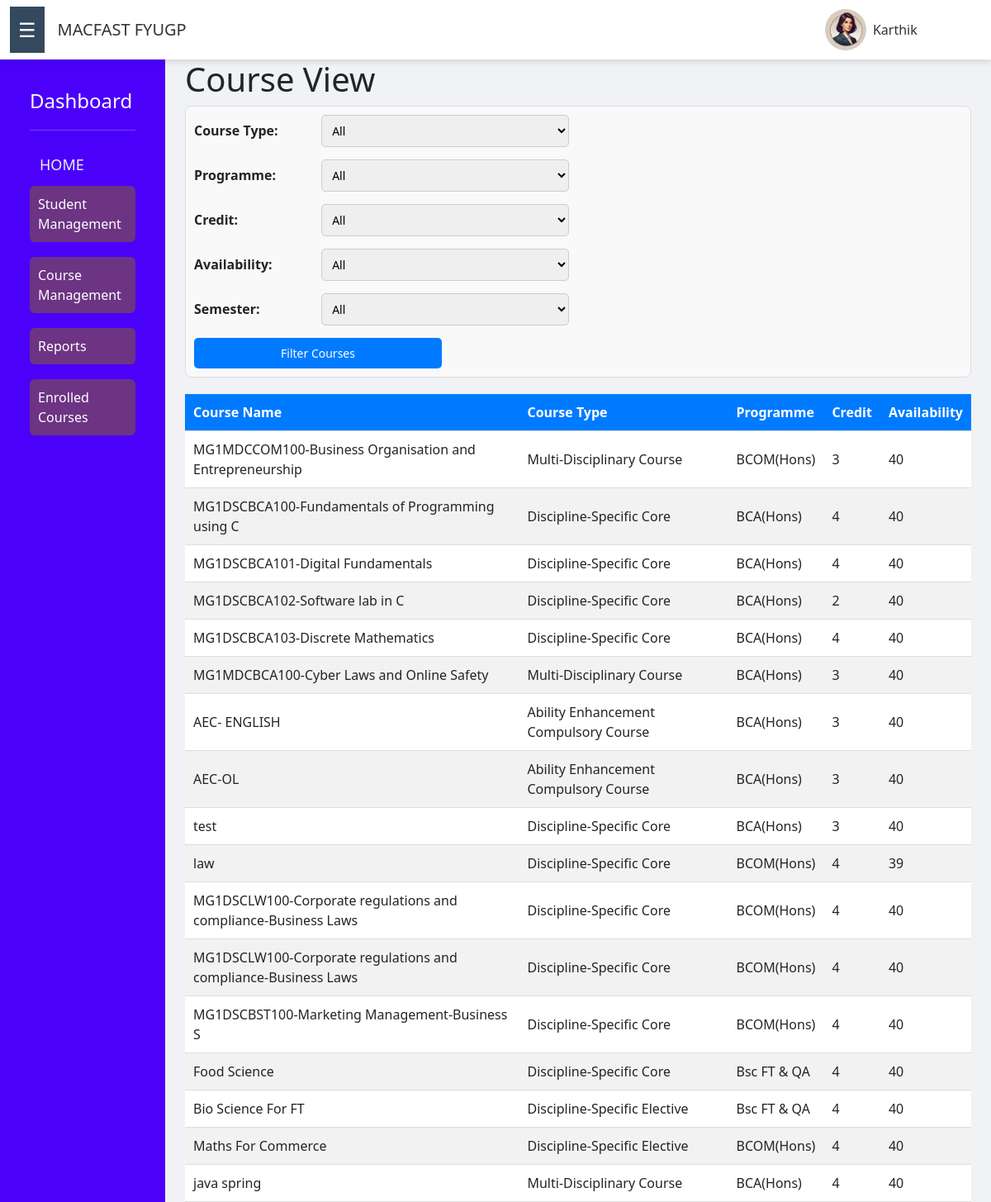
Page /view-courses/ (signed in) on the committed database.
### core/models.py (models this page shows, shortened)
class CustomUser(AbstractUser):
    USER_TYPE_CHOICES = (
        ('student', 'Student'),
    )
    user_type = models.CharField(max_length=10, choices=USER_TYPE_CHOICES,default='student')
    objects = CustomUserManager()  # Attach CustomUserManager to the model

class Course(models.Model):
    TYPE_CHOICES = [
        ('DSC', 'Discipline-Specific Core'),
        ('DSE', 'Discipline-Specific Elective'),
        ('AEC', 'Ability Enhancement Compulsory Course'),
        ('SEC', 'Skill Enhancement Course'),
        ('MDC', 'Multi-Disciplinary Course'),
    ]
    name = models.CharField(max_length=100)
    course_type = models.CharField(max_length=3, choices=TYPE_CHOICES)
    programme = models.ForeignKey(Programme, on_delete=models.CASCADE)
    credit = models.IntegerField(default=2)
    semester = models.IntegerField(default=1)
    availability = models.IntegerField(default=40)  # Number of available seats
    excluded_subjects = models.ManyToManyField(Subject, blank=True)  # Subjects that exclude this course

class Programme(models.Model):
    name = models.CharField(max_length=100)

### core/views.py (the view)
# urls.py: path('view-courses/', views.admin_view_courses, name='viewcourses'),
@login_required
def admin_view_courses(request):
    course_type = request.GET.get('course_type', None)
    programme = request.GET.get('programme', None)
    credit = request.GET.get('credit', None)
    availability = request.GET.get('availability', None)
    semester = request.GET.get('semester',None)
    courses = Course.objects.all()
    if course_type:
        courses = courses.filter(course_type=course_type)
    if programme:
        courses = courses.filter(programme__name=programme)
    if credit:
        courses = courses.filter(credit=credit)
    if availability:
        courses = courses.filter(availability__gt=0)  # Only show available courses
    if semester:
        courses =  courses.filter(semester=semester)
    programmes = Programme.objects.all()
    return render(request, 'avc.html', {
        'courses': courses,
        'programmes': programmes,  # For populating the programme dropdown
        'selected_course_type': course_type,
        'selected_programme': programme,
        'selected_credit': credit,
        'selected_availability': availability,
        'selected_semester':semester,
    })

### core/context_processors.py (called while the page is built)
def student_profile_processor(request):
    student_profile = None
    if request.user.is_authenticated:
        try:
            student_profile = StudentProfile.objects.get(user=request.user)
        except StudentProfile.DoesNotExist:
            pass  # Handle if the student profile does not exist
    return {'student_profile': student_profile}

### templates/avc.html (shortened to what this page needs)
{% extends "abase.html" %}
{% block content %}
{% load static %}
<link href="{% static 'css/avc.css' %}" rel="stylesheet">
<h1>Course View</h1>
<form method="GET" action="">
    <div>
        <label for="course_type">Course Type:</label>
        <select name="course_type" id="course_type">
            <option value="">All</option>
        </select>
    </div>
    <div>
        <label for="programme">Programme:</label>
        <select name="programme" id="programme">
            <option value="">All</option>
        </select>
    </div>
    <div>
        <label for="credit">Credit:</label>
        <select name="credit" id="credit">
            <option value="">All</option>
        </select>
    </div>
    <div>
        <label for="availability">Availability:</label>
        <select name="availability" id="availability">
            <option value="">All</option>
        </select>
    </div>
    <div>
        <label for="semester">Semester:</label>
        <select name="semester" id="semester">
            <option value="">All</option>
        </select>
    </div>
    <button id="btn1" type="submit">Filter Courses</button>
</form>
<table>
    <thead>
        <tr>
            <th>Course Name</th>
            <th>Course Type</th>
            <th>Programme</th>
            <th>Credit</th>
            <th>Availability</th>
        </tr>
    </thead>
    <tbody>
        {% for course in courses %}
            <tr>
                <td>{{ course.name }}</td>
                <td>{{ course.get_course_type_display }}</td>
                <td>{{ course.programme.name }}</td>
                <td>{{ course.credit }}</td>
                <td>{{ course.availability }}</td>
            </tr>
        {% empty %}
            <tr>
                <td colspan="5">No courses found.</td>
            </tr>
        {% endfor %}
    </tbody>
</table>
{% endblock%}

### templates/abase.html (shortened to what this page needs)
<!DOCTYPE html>
<html lang="en">
<head>
    <link href="https://cdn.jsdelivr.net/npm/bootstrap@5.3.0-alpha1/dist/css/bootstrap.min.css" rel="stylesheet">
    {% load static %}
    <link href="{% static 'css/styles.css' %}" rel="stylesheet">
</head>
<body>
<nav class="navbar navbar-expand-lg">
    <div class="container-fluid">
        <button class="sidebar-toggle-btn" id="sidebar-toggle-btn">&#9776;</button>
        <a class="navbar-brand ms-3" href="#">MACFAST FYUGP</a>
        <div class="ms-auto d-flex align-items-center">
            <img src="{% static 'images/admin.webp' %}" class="rounded-circle" alt="Profile Picture" width="50" height="50">
            <ul class="navbar-nav">
                <li class="nav-item">
                    <a class="nav-link" href="">{{ user.username }}</a>
                </li>
                <li class="nav-item">
                    <a class="nav-link btn btn-danger text-white" href="#"
                       onclick="event.preventDefault(); document.getElementById('logout-form').submit();">
                    </a>
                </li>
            </ul>
        </div>
    </div>
</nav>
<div class="container-fluid">
    <div class="row">
        <div class="col-md-2 sidebar" id="sidebar">
            <div class="p-3">
                <h4 class="text-white">Dashboard</h4>
                <hr class="text-white">
                <a class="nav-link" href="{% url 'admin_dashboard' %}">HOME</a>
                <button class="btn btn-sidebar" data-bs-toggle="collapse" data-bs-target="#profileSubmenu" aria-expanded="false">
                   Student Management
                </button>
                <button class="btn btn-sidebar mt-2" data-bs-toggle="collapse" data-bs-target="#courseSubmenu" aria-expanded="false">
                    Course Management
                </button>
                <button class="btn btn-sidebar mt-2" data-bs-toggle="collapse" data-bs-target="#report" aria-expanded="false">
                    Reports
                  </button>
                <button class="btn btn-sidebar mt-2" data-bs-toggle="collapse" data-bs-target="#viewsSubmenu" aria-expanded="false">
                    Enrolled Courses
                </button>
            </div>
        </div>
        <main class="col ms-sm-auto px-md-4">
            {% block content %}
            {% endblock %}
        </main>
    </div>
</div>
</body>
</html>

### static/css/styles.css (style rules this page uses)
body { background-color: #f0f2f5; }
.navbar { background-color: #ffffff; color: #333333; box-shadow: 0 4px 6px rgba(0, 0, 0, 0.1); }
.navbar a { color: #333333; font-weight: 500; transition: color 0.3s; }
.sidebar { background-color: #2c3e50; min-height: 100vh; transition: all 0.3s; }
.sidebar a { color: #ecf0f1; font-size: 18px; padding: 12px; display: block; transition: background-color 0.3s, color 0.3s; }
.sidebar-toggle-btn { background-color: #34495e; color: #ffffff; border: none; font-size: 24px; padding: 10px; cursor: pointer; transition: background-color 0.3s; }
#btn1 { background-color: #ff0d00; color: white; border: none; cursor: pointer; transition: background-color 0.3s ease; }

### static/css/avc.css (style rules this page uses)
form { margin-bottom: 20px; padding: 10px; background-color: #f9f9f9; border: 1px solid #ddd; border-radius: 8px; }
form div { margin-bottom: 15px; }
label { display: inline-block; width: 150px; font-weight: bold; }
select,#btn1 { padding: 8px; font-size: 14px; width: 100%; max-width: 300px; border: 1px solid #ccc; border-radius: 5px; }
#btn1 { background-color: #007bff; color: white; border: none; cursor: pointer; transition: background-color 0.3s ease; }
table { width: 100%; border-collapse: collapse; margin-top: 20px; background-color: #fff; }
th, td { padding: 10px; text-align: left; border-bottom: 1px solid #ddd; }
th { background-color: #007bff; color: white; }
tr:nth-child(even) { background-color: #f2f2f2; }

### templates/abase.html (style rules this page uses)
.sidebar { background-color: #4b00fa; min-height: 100vh; padding: 20px; transition: all 0.3s; }
.sidebar h4 { color: white; margin-bottom: 20px; }
.sidebar hr { border-color: white; }
.btn-sidebar { width: 100%; background-color: #6c3483; color: white; border: none; padding: 10px; text-align: left; margin-bottom: 10px; font-size: 16px; transition: background-color 0.3s; }
.btn-sidebar, .btn-sidebar-sub { text-decoration: none; }
ul { padding-left: 0; }
ul li { list-style: none; }

### rows in the picture
CustomUser: username "Karthik"
Course: name "MG1MDCCOM100-Business Organisation and Entrepreneurship", course_type "Multi-Disciplinary Course", programme.name "BCOM(Hons)", credit "3", availability "40"
Course: name "MG1DSCBCA100-Fundamentals of Programming using C", course_type "Discipline-Specific Core", programme.name "BCA(Hons)", credit "4", availability "40"
Course: name "MG1DSCBCA101-Digital Fundamentals", course_type "Discipline-Specific Core", programme.name "BCA(Hons)", credit "4", availability "40"
Course: name "MG1DSCBCA102-Software lab in C", course_type "Discipline-Specific Core", programme.name "BCA(Hons)", credit "2", availability "40"
Course: name "MG1DSCBCA103-Discrete Mathematics", course_type "Discipline-Specific Core", programme.name "BCA(Hons)", credit "4", availability "40"
Course: name "MG1MDCBCA100-Cyber Laws and Online Safety", course_type "Multi-Disciplinary Course", programme.name "BCA(Hons)", credit "3", availability "40"
Course: name "AEC- ENGLISH", course_type "Ability Enhancement Compulsory Course", programme.name "BCA(Hons)", credit "3", availability "40"
Course: name "AEC-OL", course_type "Ability Enhancement Compulsory Course", programme.name "BCA(Hons)", credit "3", availability "40"
Course: name "test", course_type "Discipline-Specific Core", programme.name "BCA(Hons)", credit "3", availability "40"
Course: name "law", course_type "Discipline-Specific Core", programme.name "BCOM(Hons)", credit "4", availability "39"
Course: name "MG1DSCLW100-Corporate regulations and compliance-Business Laws", course_type "Discipline-Specific Core", programme.name "BCOM(Hons)", credit "4", availability "40"
Course: name "MG1DSCLW100-Corporate regulations and compliance-Business Laws", course_type "Discipline-Specific Core", programme.name "BCOM(Hons)", credit "4", availability "40"
Course: name "MG1DSCBST100-Marketing Management-Business S", course_type "Discipline-Specific Core", programme.name "BCOM(Hons)", credit "4", availability "40"
Course: name "Food Science", course_type "Discipline-Specific Core", programme.name "Bsc FT & QA", credit "4", availability "40"
Course: name "Bio Science For FT", course_type "Discipline-Specific Elective", programme.name "Bsc FT & QA", credit "4", availability "40"
Course: name "Maths For Commerce", course_type "Discipline-Specific Elective", programme.name "BCOM(Hons)", credit "4", availability "40"
Course: name "java spring", course_type "Multi-Disciplinary Course", programme.name "BCA(Hons)", credit "4", availability "40"
